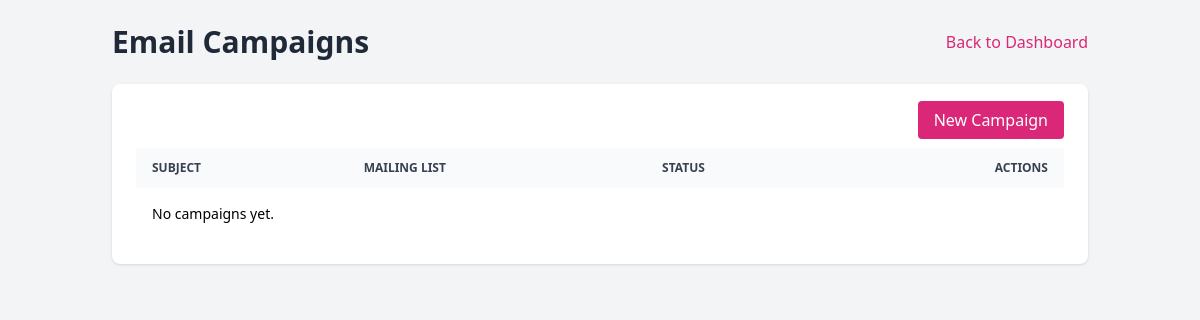
Before: /marketing/campaigns/ with the older database file.
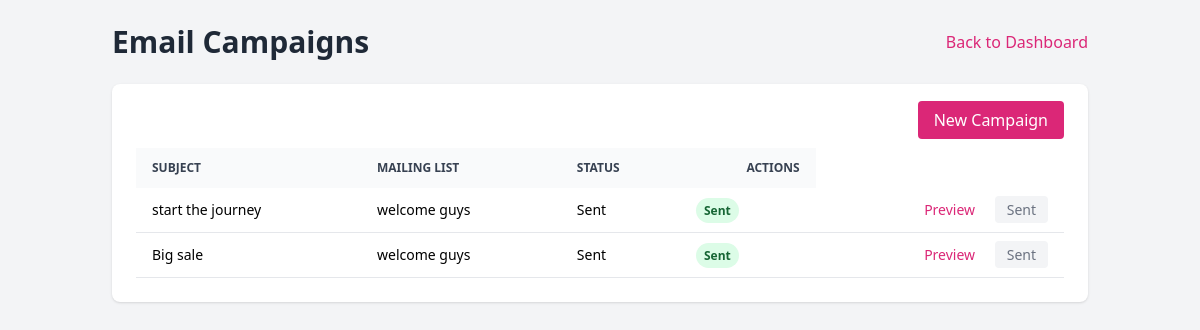
After: the same page with the newer database file.
### marketing/models.py (models this page shows, shortened)
class EmailCampaign(models.Model):
    STATUS_CHOICES = (('Draft', 'Draft'), ('Sending', 'Sending'), ('Sent', 'Sent'))
    subject = models.CharField(max_length=255)
    email_template = models.ForeignKey(ContentAsset, on_delete=models.PROTECT, limit_choices_to={'content_type': 'email_template'})
    mailing_list = models.ForeignKey(MailingList, on_delete=models.PROTECT)
    status = models.CharField(max_length=20, choices=STATUS_CHOICES, default='Draft')
    sent_on = models.DateTimeField(null=True, blank=True)

class MailingList(models.Model):
    name = models.CharField(max_length=255, unique=True)
    description = models.TextField(blank=True)

### marketing/views.py (the view)
# urls.py: path("campaigns/", views.email_campaign_list, name="email_campaign_list"),
def email_campaign_list(request):
    items = EmailCampaign.objects.select_related("mailing_list", "email_template").all()
    return render(request, "marketing/form_page.html", {
        "title": "Email Campaigns",
        "list_items": items,
        "columns": ["Subject", "Mailing List", "Status"],
        "rows": [[c.subject, c.mailing_list.name, c.status, reverse("marketing:campaign_preview", args=[c.id]), reverse("marketing:send_now", args=[c.id])] for c in items],
        "create_url": reverse("marketing:email_campaign_create"),
        "create_label": "New Campaign",
        "mode": "campaign_list",
    })

### templates/marketing/form_page.html (shortened to what this page needs)
<!doctype html>
<html lang="en">
<head>
  <script src="https://cdn.tailwindcss.com"></script>
</head>
<body class="bg-gray-100">
  <div class="max-w-5xl mx-auto p-6">
    <div class="flex items-center justify-between mb-6">
      <h1 class="text-3xl font-bold text-gray-800">{{ title }}</h1>
      <a href="{% url 'marketing:dashboard' %}" class="text-pink-600 hover:underline">Back to Dashboard</a>
    </div>
    {% if mode == "form" %}
      <form method="post" class="bg-white p-6 rounded-lg shadow space-y-4">
        {% csrf_token %}
        {{ form.as_p }}
        <div class="pt-2">
          <button class="px-6 py-2 bg-pink-600 text-white rounded-lg shadow hover:bg-pink-700">Save</button>
        </div>
      </form>
    {% elif mode == "campaign_list" %}
      <div class="bg-white p-6 rounded-lg shadow">
        <div class="mb-4 text-right">
          <a href="{{ create_url }}" class="px-4 py-2 bg-pink-600 text-white rounded hover:bg-pink-700">{{ create_label }}</a>
        </div>
        <table class="w-full text-sm">
          <thead class="text-xs uppercase text-gray-700 bg-gray-50">
            <tr>
              <th class="px-4 py-3 text-left">Subject</th>
              <th class="px-4 py-3 text-left">Mailing List</th>
              <th class="px-4 py-3 text-left">Status</th>
              <th class="px-4 py-3 text-right">Actions</th>
            </tr>
          </thead>
          <tbody>
            {% for c in list_items %}
              <tr class="border-b">
                <td class="px-4 py-3">{{ c.subject }}</td>
                <td class="px-4 py-3">{{ c.mailing_list.name }}</td>
                <td class="px-4 py-3">{{ c.status }}</td>
                <td class="px-4 py-3">
                    {% if c.status == "Sent" %}
                    <span class="px-2 py-1 text-xs font-semibold rounded-full bg-green-100 text-green-800">Sent</span>
                    {% elif c.status == "Sending" %}
                    <span class="px-2 py-1 text-xs font-semibold rounded-full bg-yellow-100 text-yellow-800">Sending</span>
                    {% elif c.status == "Draft" %}
                    <span class="px-2 py-1 text-xs font-semibold rounded-full bg-gray-100 text-gray-800">Draft</span>
                    {% else %}
                    <span class="px-2 py-1 text-xs font-semibold rounded-full bg-gray-100 text-gray-800">{{ c.status }}</span>
                    {% endif %}
                </td>
                <td class="px-4 py-3 text-right">
                    <a class="text-pink-600 hover:underline mr-4"
                    href="{% url 'marketing:campaign_preview' c.id %}">Preview</a>
                    {% if c.status == "Sent" %}
                    <span class="px-3 py-1 rounded bg-gray-100 text-gray-500 cursor-not-allowed">Sent</span>
                    {% elif c.status == "Sending" %}
                    <span class="px-3 py-1 rounded bg-yellow-100 text-yellow-800 cursor-wait">Sending…</span>
                    {% else %}
                    <a class="text-white bg-pink-600 px-3 py-1 rounded hover:bg-pink-700"
                        href="{% url 'marketing:send_now' c.id %}">Send</a>
                    {% endif %}
                </td>
              </tr>
            {% empty %}
              <tr><td class="px-4 py-4" colspan="4">No campaigns yet.</td></tr>
            {% endfor %}
          </tbody>
        </table>
      </div>
    {% endif %}
  </div>
</body>
</html>

Changed rows visible on the page:
added EmailCampaign: subject "start the journey", mailing_list.name "welcome guys", status "Sent"
added EmailCampaign: subject "Big sale", mailing_list.name "welcome guys", status "Sent"
Other visible differences:
text no longer shown: "No campaigns yet."
